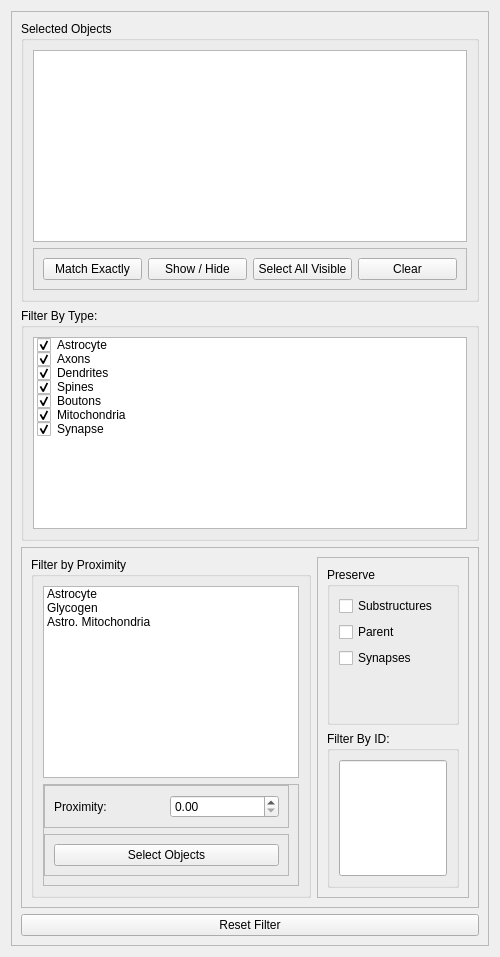
          <widget class="QWidget" name="tab_4">
           <attribute name="title">
            <string>Filtering</string>
           </attribute>
           <layout class="QGridLayout" name="gridLayout_6">
            <item row="0" column="0">
             <widget class="QFrame" name="frame_52">
              <property name="frameShape">
               <enum>QFrame::StyledPanel</enum>
              </property>
              <property name="frameShadow">
               <enum>QFrame::Raised</enum>
              </property>
              <layout class="QVBoxLayout" name="verticalLayout_21">
               <item>
                <widget class="QGroupBox" name="groupBox_8">
                 <property name="title">
                  <string>Selected Objects</string>
                 </property>
                 <layout class="QVBoxLayout" name="verticalLayout_3">
                  <item>
                   <widget class="QTableView" name="tableView">
                    <property name="editTriggers">
                     <set>QAbstractItemView::AnyKeyPressed|QAbstractItemView::DoubleClicked</set>
                    </property>
                    <property name="dragDropOverwriteMode">
                     <bool>false</bool>
                    </property>
                    <property name="selectionBehavior">
                     <enum>QAbstractItemView::SelectRows</enum>
                    </property>
                    <property name="textElideMode">
                     <enum>Qt::ElideNone</enum>
                    </property>
                    <attribute name="horizontalHeaderStretchLastSection">
                     <bool>true</bool>
                    </attribute>
                   </widget>
                  </item>
                  <item>
                   <widget class="QFrame" name="frame_59">
                    <property name="frameShape">
                     <enum>QFrame::StyledPanel</enum>
                    </property>
                    <property name="frameShadow">
                     <enum>QFrame::Raised</enum>
                    </property>
                    <layout class="QHBoxLayout" name="horizontalLayout_48">
                     <item>
                      <widget class="QPushButton" name="pushButton">
                       <property name="text">
                        <string>Match Exactly</string>
                       </property>
                      </widget>
                     </item>
                     <item>
                      <widget class="QPushButton" name="pushButton_3">
                       <property name="text">
                        <string>Show / Hide</string>
                       </property>
                      </widget>
                     </item>
                     <item>
                      <widget class="QPushButton" name="pushButton_11">
                       <property name="text">
                        <string>Select All Visible</string>
                       </property>
                      </widget>
                     </item>
                     <item>
                      <widget class="QPushButton" name="pushButton_4">
                       <property name="text">
                        <string>Clear</string>
                       </property>
                      </widget>
                     </item>
                    </layout>
                   </widget>
                  </item>
                 </layout>
                </widget>
               </item>
               <item>
                <widget class="QGroupBox" name="groupBox_5">
                 <property name="title">
                  <string>Filter By Type:</string>
                 </property>
                 <layout class="QGridLayout" name="gridLayout_7">
                  <item row="0" column="0">
                   <widget class="QListWidget" name="listWidget">
                    <property name="sizePolicy">
                     <sizepolicy hsizetype="Minimum" vsizetype="Expanding">
                      <horstretch>0</horstretch>
                      <verstretch>0</verstretch>
                     </sizepolicy>
                    </property>
                    <item>
                     <property name="text">
                      <string>Astrocyte</string>
                     </property>
                     <property name="checkState">
                      <enum>Checked</enum>
                     </property>
                     <property name="flags">
                      <set>ItemIsSelectable|ItemIsEditable|ItemIsDragEnabled|ItemIsUserCheckable|ItemIsEnabled</set>
                     </property>
                    </item>
                    <item>
                     <property name="text">
                      <string>Axons</string>
                     </property>
                     <property name="checkState">
                      <enum>Checked</enum>
                     </property>
                    </item>
                    <item>
                     <property name="text">
                      <string>Dendrites</string>
                     </property>
                     <property name="checkState">
                      <enum>Checked</enum>
                     </property>
                    </item>
                    <item>
                     <property name="text">
                      <string>Spines</string>
                     </property>
                     <property name="checkState">
                      <enum>Checked</enum>
                     </property>
                    </item>
                    <item>
                     <property name="text">
                      <string>Boutons</string>
                     </property>
                     <property name="checkState">
                      <enum>Checked</enum>
                     </property>
                    </item>
                    <item>
                     <property name="text">
                      <string>Mitochondria</string>
                     </property>
                     <property name="checkState">
                      <enum>Checked</enum>
                     </property>
                    </item>
                    <item>
                     <property name="text">
                      <string>Synapse</string>
                     </property>
                     <property name="checkState">
                      <enum>Checked</enum>
                     </property>
                    </item>
                   </widget>
                  </item>
                 </layout>
                </widget>
               </item>
               <item>
                <widget class="QFrame" name="frame_62">
                 <property name="frameShape">
                  <enum>QFrame::StyledPanel</enum>
                 </property>
                 <property name="frameShadow">
                  <enum>QFrame::Raised</enum>
                 </property>
                 <layout class="QGridLayout" name="gridLayout_2">
                  <item row="0" column="0">
                   <widget class="QGroupBox" name="groupBox">
                    <property name="title">
                     <string>Filter by Proximity</string>
                    </property>
                    <layout class="QGridLayout" name="gridLayout_24">
                     <item row="0" column="0">
                      <widget class="QListWidget" name="filterByProximityListWidget">
                       <property name="sizePolicy">
                        <sizepolicy hsizetype="Expanding" vsizetype="Minimum">
                         <horstretch>0</horstretch>
                         <verstretch>0</verstretch>
                        </sizepolicy>
                       </property>
                       <property name="minimumSize">
                        <size>
                         <width>0</width>
                         <height>0</height>
                        </size>
                       </property>
                       <property name="maximumSize">
                        <size>
                         <width>16777215</width>
                         <height>16777215</height>
                        </size>
                       </property>
                       <item>
                        <property name="text">
                         <string>Astrocyte</string>
                        </property>
                        <property name="checkState">
                         <enum>Unchecked</enum>
                        </property>
                       </item>
                       <item>
                        <property name="text">
                         <string>Glycogen</string>
                        </property>
                        <property name="checkState">
                         <enum>Unchecked</enum>
                        </property>
                       </item>
                       <item>
                        <property name="text">
                         <string>Astro. Mitochondria</string>
                        </property>
                        <property name="checkState">
                         <enum>Unchecked</enum>
                        </property>
                       </item>
                      </widget>
                     </item>
                     <item row="1" column="0">
                      <widget class="QFrame" name="frame_53">
                       <property name="frameShape">
                        <enum>QFrame::StyledPanel</enum>
                       </property>
                       <property name="frameShadow">
                        <enum>QFrame::Raised</enum>
                       </property>
                       <layout class="QVBoxLayout" name="verticalLayout_18">
                        <property name="leftMargin">
                         <number>0</number>
                        </property>
                        <property name="topMargin">
                         <number>0</number>
                        </property>
                        <item>
                         <widget class="QFrame" name="frame_54">
                          <property name="frameShape">
                           <enum>QFrame::StyledPanel</enum>
                          </property>
                          <property name="frameShadow">
                           <enum>QFrame::Raised</enum>
                          </property>
                          <layout class="QHBoxLayout" name="horizontalLayout_44">
                           <item>
                            <widget class="QLabel" name="label_53">
                             <property name="text">
                              <string>Proximity:</string>
                             </property>
                            </widget>
                           </item>
                           <item>
                            <widget class="QDoubleSpinBox" name="doubleSpinBox_33">
                             <property name="sizePolicy">
                              <sizepolicy hsizetype="Minimum" vsizetype="Minimum">
                               <horstretch>0</horstretch>
                               <verstretch>0</verstretch>
                              </sizepolicy>
                             </property>
                             <property name="maximum">
                              <double>1.000000000000000</double>
                             </property>
                             <property name="singleStep">
                              <double>0.100000000000000</double>
                             </property>
                            </widget>
                           </item>
                          </layout>
                         </widget>
                        </item>
                        <item>
                         <widget class="QFrame" name="frame_60">
                          <property name="frameShape">
                           <enum>QFrame::StyledPanel</enum>
                          </property>
                          <property name="frameShadow">
                           <enum>QFrame::Raised</enum>
                          </property>
                          <layout class="QHBoxLayout" name="horizontalLayout_47">
                           <item>
                            <widget class="QPushButton" name="pushButton_9">
                             <property name="text">
                              <string>Select Objects</string>
                             </property>
                            </widget>
                           </item>
                          </layout>
                         </widget>
                        </item>
                       </layout>
                      </widget>
                     </item>
                    </layout>
                   </widget>
                  </item>
                  <item row="0" column="1">
                   <widget class="QFrame" name="frame_63">
                    <property name="frameShape">
                     <enum>QFrame::StyledPanel</enum>
                    </property>
                    <property name="frameShadow">
                     <enum>QFrame::Raised</enum>
                    </property>
                    <layout class="QVBoxLayout" name="verticalLayout_19">
                     <item>
                      <widget class="QGroupBox" name="groupBox_6">
                       <property name="title">
                        <string>Preserve</string>
                       </property>
                       <layout class="QFormLayout" name="formLayout_9">
                        <item row="0" column="0">
                         <widget class="QCheckBox" name="checkBox">
                          <property name="text">
                           <string>Substructures</string>
                          </property>
                         </widget>
                        </item>
                        <item row="1" column="0">
                         <widget class="QCheckBox" name="checkBox_2">
                          <property name="text">
                           <string>Parent</string>
                          </property>
                         </widget>
                        </item>
                        <item row="2" column="0">
                         <widget class="QCheckBox" name="checkBox_3">
                          <property name="text">
                           <string>Synapses</string>
                          </property>
                         </widget>
                        </item>
                       </layout>
                      </widget>
                     </item>
                     <item>
                      <widget class="QGroupBox" name="groupBox_7">
                       <property name="title">
                        <string>Filter By ID:</string>
                       </property>
                       <layout class="QVBoxLayout" name="verticalLayout_5">
                        <item>
                         <widget class="QLineEdit" name="lineEdit">
                          <property name="sizePolicy">
                           <sizepolicy hsizetype="Expanding" vsizetype="Minimum">
                            <horstretch>0</horstretch>
                            <verstretch>0</verstretch>
                           </sizepolicy>
                          </property>
                         </widget>
                        </item>
                       </layout>
                      </widget>
                     </item>
                    </layout>
                   </widget>
                  </item>
                 </layout>
                </widget>
               </item>
               <item>
                <widget class="QPushButton" name="pushButton_2">
                 <property name="sizePolicy">
                  <sizepolicy hsizetype="Minimum" vsizetype="Minimum">
                   <horstretch>0</horstretch>
                   <verstretch>0</verstretch>
                  </sizepolicy>
                 </property>
                 <property name="text">
                  <string>Reset Filter</string>
                 </property>
                </widget>
               </item>
              </layout>
             </widget>
            </item>
           </layout>
          </widget>
